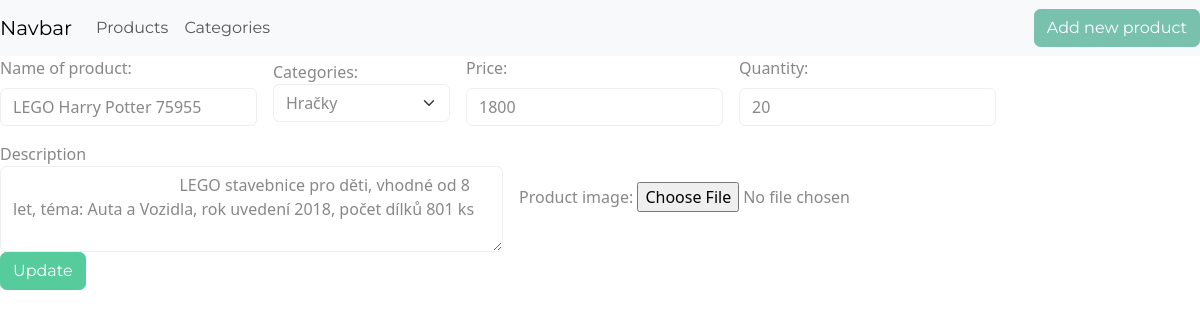
Page /products/productForm.php?id=1 on the committed database.
### tables this page shows
CREATE TABLE `products` (
  `id` int(11) NOT NULL,
  `name` varchar(100) NOT NULL,
  `image` varchar(250) NOT NULL,
  `category_id` int(11) NOT NULL,
  `price` float NOT NULL,
  `quantity` int(11) NOT NULL,
  `description` text NOT NULL
);

### config/Connection.php (called while the page is built, shortened)
<?php
class Connection
{
    private static ?Connection $instance = null;
    private ?PDO $pdo = null;
    public static function getInstance(): static
    {
        if (is_null(static::$instance)) {
            static::$instance = new static();
        }
        return static::$instance;
    }
    public function getConnection(): PDO
    {
        if (is_null($this->pdo)) {
            $this->pdo = new PDO($_ENV['DSN'], $_ENV['USER'], $_ENV['PASSWORD']);
            $this->pdo->setAttribute(PDO::ATTR_ERRMODE, PDO::ERRMODE_EXCEPTION);
        }
        return $this->pdo;
    }
}

### src/Entity/AbstractMapper.php (called while the page is built, shortened)
<?php
abstract class AbstractMapper implements InterfaceMapper
{
    public function __construct()
    {
        $this->pdo = Connection::getInstance()->getConnection();
    }
    public function findByKey(int $id): ?DomainObject
    {
        $this->selectStatement()->execute([$id]);
        $raw = $this->selectStatement()->fetch();
        return $this->createObject($raw);
    }
    public function findAll(): ?array
    {
        $this->selectAllStatement()->execute();
        $raw = $this->selectAllStatement()->fetchAll();
        return $this->createArray($raw);
    }
}

### src/Entity/ProductsMapper.php (called while the page is built, shortened)
<?php
class ProductsMapper extends AbstractMapper
{
    private PDOStatement $selectStatement;
    public function __construct()
    {
        $this->selectStatement =
            $this->pdo->prepare("SELECT id, name, image, category_id,price,quantity,description FROM products WHERE id=?");
    }
    protected function selectStatement(): PDOStatement
    {
        return $this->selectStatement;
    }
    protected function createObject(array $raw): DomainObject
    {
        return new Product(
            (int)$raw['id'],
            $raw['name'],
            $raw['image'],
            new Category(id: $raw['category_id']),
            (float)$raw['price'],
            (int)$raw['quantity'],
            $raw['description']
        );
    }
}

### src/Model/Product.php (called while the page is built, shortened)
<?php
class Product extends DomainObject
{
    private ?string $productName;
    private ?float $price;
    private ?float $quantity;
    private ?string $description;
    public function __construct(
        ?int $id = null,
        ?string $productName = null,
        ?string $image = null,
        ?Category $category = null,
        ?float $price = null,
        ?float $quantity = null,
        ?string $description = null
    ) {
        $this->productName = $productName;
        $this->price = $price;
        $this->quantity = $quantity;
        $this->description = $description;
    }
    public function getProductName(): ?string
    {
        return $this->productName;
    }
    public function getPrice(): ?float
    {
        return $this->price;
    }
    public function getQuantity(): ?float
    {
        return $this->quantity;
    }
    public function getDescription(): ?string
    {
        return $this->description;
    }
}

### src/Entity/CategoriesMapper.php (called while the page is built, shortened)
<?php
class CategoriesMapper extends AbstractMapper
{
    private PDOStatement $selectAllStatement;
    public function __construct()
    {
        $this->selectAllStatement = $this->pdo->prepare("SELECT id, name FROM categories");
    }
    protected function selectAllStatement(): PDOStatement
    {
        return $this->selectAllStatement;
    }
    protected function createObject(array $raw): DomainObject
    {
        return new Category(
            (int)$raw['id'],
            $raw['name']
        );
    }
    protected function createArray(array $raw): array
    {
        $categories = [];
        foreach ($raw as $singleRaw) {
            $categories[] = $this->createObject($singleRaw);
        }
        return $categories;
    }
}

### src/Model/Category.php (called while the page is built, shortened)
<?php
class Category extends DomainObject
{
    private ?int $id;
    private ?string $categoryName;
    public function __construct(
        ?int $id = null,
        ?string $name = null
    ) {
        $this->id = $id;
        $this->categoryName = $name;
    }
    public function getId(): ?int
    {
        return $this->id;
    }
    public function getCategoryName(): ?string
    {
        return $this->categoryName;
    }
}

### public/products/productForm.php (the view, shortened to what this page needs)
<?php
$categoryMapper = new CategoriesMapper();
$productMapper = new ProductsMapper();
$categories = $categoryMapper->findAll();
$product = null;
if (isset($_REQUEST['id'])) {
    $id = (int)$_REQUEST['id'];
    $product = $productMapper->findByKey($id);
}
?>
<html lang="cs">
<head>
    <link rel="stylesheet" href="https://bootswatch.com/5/minty/bootstrap.min.css">
</head>
<body>
<?php require __DIR__ . '/../navbar.php'; ?>
<form id="product_form" method="post" enctype="multipart/form-data">
    <div class="row g-3 align-items-center">
        <div class="col-auto">
            <label for="pname" class="form-label">Name of product:</label>
            <input type="text" id="pname" name="product_name" class="form-control"
                   value="<?php if (is_null($product)) {
                       echo(!empty($_SESSION['product_name']) ? $_SESSION['product_name'] : '');
                   } else {
                       echo $product->getProductName();
                   } ?> ">
        </div>
        <div class="col-auto">
            <label>Categories:
                <select name="product_category" class="form-select" aria-label="Default select example">
                    <?php if (!is_null($categories)): ?>
                        <?php foreach ($categories as $category): ?>
                            <option value="<?php echo $category->getId() ?>">
                                <?php echo $category->getCategoryName(); ?></option>
                        <?php endforeach; ?>
                    <?php endif; ?>
                </select>
            </label>
        </div>
        <div class="col-auto">
            <label for="pprice" class="form-label">Price:</label>
            <input type="text" id="pprice" name="product_price" class="form-control"
                   value="<?php if (is_null($product)) {
                       echo(!empty($_SESSION['product_price']) ? $_SESSION['product_price'] : '');
                   } else {
                       echo $product->getPrice();
                   } ?>">
        </div>
        <div class="col-auto">
            <label for="pquantity" class="form-label">Quantity:</label>
            <input type="text" id="pquantity" name="product_quantity" class="form-control"
                   value="<?php if (is_null($product)) {
                       echo(!empty($_SESSION['product_quantity']) ? $_SESSION['product_quantity'] : '');
                   } else {
                       echo $product->getQuantity();
                   } ?>">
        </div>
        <div class="col-auto">
            <label>Description
                <textarea class="form-control" name="product_description" id="description" cols="50" rows="3">
                    <?php if (is_null($product)) {
                        echo(!empty($_SESSION['product_description']) ? $_SESSION['product_description'] : '');
                    } else {
                        echo $product->getDescription();
                    } ?>
                    </textarea></label>
        </div>
        <div class="col-auto">
            <label>Product image:</label>
            <input type="file"
                   name="product_image"
                   value=""/>
        </div>
    </div>
    <?php if (!isset($_REQUEST['id'])) : ?>
        <button id="product_create" type="submit" name="create_submit" class="btn btn-success">Create</button>
    <?php else: ?>
        <button id="product_update" data-id="<?php if (isset($_REQUEST['id'])) {
            echo $_REQUEST['id'];
        } ?> " type="submit" name="update_submit" class="btn btn-success">Update
        </button>
    <?php endif; ?>
</form>
</body>
</html>

### rows in the picture
products: product_name "LEGO Harry Potter 75955", product_price "1800", product_quantity "20", product_description "LEGO stavebnice pro děti, vhodné od 8 let, téma: Auta a Vozidla, rok uvedení 2018, počet dílků 801 ks"

### other values in the picture
form field product_category "Hračky"
